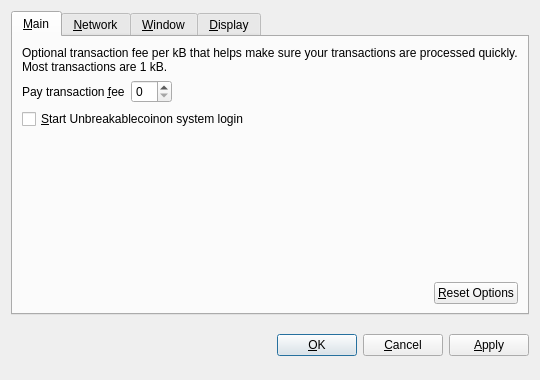
<?xml version="1.0" encoding="UTF-8"?>
<ui version="4.0">
 <class>OptionsDialog</class>
 <widget class="QDialog" name="OptionsDialog">
  <property name="geometry">
   <rect>
    <x>0</x>
    <y>0</y>
    <width>540</width>
    <height>380</height>
   </rect>
  </property>
  <property name="windowTitle">
   <string>Options</string>
  </property>
  <property name="modal">
   <bool>true</bool>
  </property>
  <layout class="QVBoxLayout" name="verticalLayout">
   <item>
    <widget class="QTabWidget" name="tabWidget">
     <property name="tabPosition">
      <enum>QTabWidget::North</enum>
     </property>
     <property name="currentIndex">
      <number>0</number>
     </property>
     <widget class="QWidget" name="tabMain">
      <attribute name="title">
       <string>&amp;Main</string>
      </attribute>
      <layout class="QVBoxLayout" name="verticalLayout_Main">
       <item>
        <widget class="QLabel" name="transactionFeeInfoLabel">
         <property name="text">
          <string>Optional transaction fee per kB that helps make sure your transactions are processed quickly. Most transactions are 1 kB.</string>
         </property>
         <property name="textFormat">
          <enum>Qt::PlainText</enum>
         </property>
         <property name="wordWrap">
          <bool>true</bool>
         </property>
        </widget>
       </item>
       <item>
        <layout class="QHBoxLayout" name="horizontalLayout_1_Main">
         <item>
          <widget class="QLabel" name="transactionFeeLabel">
           <property name="text">
            <string>Pay transaction &amp;fee</string>
           </property>
           <property name="textFormat">
            <enum>Qt::PlainText</enum>
           </property>
           <property name="buddy">
            <cstring>transactionFee</cstring>
           </property>
          </widget>
         </item>
         <item>
          <widget class="BitcoinAmountField" name="transactionFee"/>
         </item>
         <item>
          <spacer name="horizontalSpacer_1_Main">
           <property name="orientation">
            <enum>Qt::Horizontal</enum>
           </property>
           <property name="sizeHint" stdset="0">
            <size>
             <width>40</width>
             <height>20</height>
            </size>
           </property>
          </spacer>
         </item>
        </layout>
       </item>
       <item>
        <widget class="QCheckBox" name="bitcoinAtStartup">
         <property name="toolTip">
          <string>Automatically start Unbreakablecoinafter logging in to the system.</string>
         </property>
         <property name="text">
          <string>&amp;Start Unbreakablecoinon system login</string>
         </property>
        </widget>
       </item>
       <item>
        <spacer name="verticalSpacer_Main">
         <property name="orientation">
          <enum>Qt::Vertical</enum>
         </property>
         <property name="sizeHint" stdset="0">
          <size>
           <width>20</width>
           <height>40</height>
          </size>
         </property>
        </spacer>
       </item>
       <item>
        <layout class="QHBoxLayout" name="horizontalLayout_2_Main">
         <item>
          <spacer name="horizontalSpacer_2_Main">
           <property name="orientation">
            <enum>Qt::Horizontal</enum>
           </property>
           <property name="sizeHint" stdset="0">
            <size>
             <width>40</width>
             <height>20</height>
            </size>
           </property>
          </spacer>
         </item>
         <item>
          <widget class="QPushButton" name="resetButton">
           <property name="toolTip">
            <string>Reset all client options to default.</string>
           </property>
           <property name="text">
            <string>&amp;Reset Options</string>
           </property>
           <property name="autoDefault">
            <bool>false</bool>
           </property>
          </widget>
         </item>
        </layout>
       </item>
      </layout>
     </widget>
     <widget class="QWidget" name="tabNetwork">
      <attribute name="title">
       <string>&amp;Network</string>
      </attribute>
      <layout class="QVBoxLayout" name="verticalLayout_Network">
       <item>
        <widget class="QCheckBox" name="mapPortUpnp">
         <property name="toolTip">
          <string>Automatically open the Bitcoin client port on the router. This only works when your router supports UPnP and it is enabled.</string>
         </property>
         <property name="text">
          <string>Map port using &amp;UPnP</string>
         </property>
        </widget>
       </item>
       <item>
        <widget class="QCheckBox" name="connectSocks">
         <property name="toolTip">
          <string>Connect to the Bitcoin network through a SOCKS proxy (e.g. when connecting through Tor).</string>
         </property>
         <property name="text">
          <string>&amp;Connect through SOCKS proxy:</string>
         </property>
        </widget>
       </item>
       <item>
        <layout class="QHBoxLayout" name="horizontalLayout_Network">
         <item>
          <widget class="QLabel" name="proxyIpLabel">
           <property name="text">
            <string>Proxy &amp;IP:</string>
           </property>
           <property name="textFormat">
            <enum>Qt::PlainText</enum>
           </property>
           <property name="buddy">
            <cstring>proxyIp</cstring>
           </property>
          </widget>
         </item>
         <item>
          <widget class="QValidatedLineEdit" name="proxyIp">
           <property name="maximumSize">
            <size>
             <width>140</width>
             <height>16777215</height>
            </size>
           </property>
           <property name="toolTip">
            <string>IP address of the proxy (e.g. 127.0.0.1)</string>
           </property>
          </widget>
         </item>
         <item>
          <widget class="QLabel" name="proxyPortLabel">
           <property name="text">
            <string>&amp;Port:</string>
           </property>
           <property name="textFormat">
            <enum>Qt::PlainText</enum>
           </property>
           <property name="buddy">
            <cstring>proxyPort</cstring>
           </property>
          </widget>
         </item>
         <item>
          <widget class="QLineEdit" name="proxyPort">
           <property name="maximumSize">
            <size>
             <width>55</width>
             <height>16777215</height>
            </size>
           </property>
           <property name="toolTip">
            <string>Port of the proxy (e.g. 9050)</string>
           </property>
          </widget>
         </item>
         <item>
          <widget class="QLabel" name="socksVersionLabel">
           <property name="text">
            <string>SOCKS &amp;Version:</string>
           </property>
           <property name="textFormat">
            <enum>Qt::PlainText</enum>
           </property>
           <property name="buddy">
            <cstring>socksVersion</cstring>
           </property>
          </widget>
         </item>
         <item>
          <widget class="QValueComboBox" name="socksVersion">
           <property name="toolTip">
            <string>SOCKS version of the proxy (e.g. 5)</string>
           </property>
          </widget>
         </item>
         <item>
          <spacer name="horizontalSpacer_Network">
           <property name="orientation">
            <enum>Qt::Horizontal</enum>
           </property>
           <property name="sizeHint" stdset="0">
            <size>
             <width>40</width>
             <height>20</height>
            </size>
           </property>
          </spacer>
         </item>
        </layout>
       </item>
       <item>
        <spacer name="verticalSpacer_Network">
         <property name="orientation">
          <enum>Qt::Vertical</enum>
         </property>
         <property name="sizeHint" stdset="0">
          <size>
           <width>20</width>
           <height>40</height>
          </size>
         </property>
        </spacer>
       </item>
      </layout>
     </widget>
     <widget class="QWidget" name="tabWindow">
      <attribute name="title">
       <string>&amp;Window</string>
      </attribute>
      <layout class="QVBoxLayout" name="verticalLayout_Window">
       <item>
        <widget class="QCheckBox" name="minimizeToTray">
         <property name="toolTip">
          <string>Show only a tray icon after minimizing the window.</string>
         </property>
         <property name="text">
          <string>&amp;Minimize to the tray instead of the taskbar</string>
         </property>
        </widget>
       </item>
       <item>
        <widget class="QCheckBox" name="minimizeOnClose">
         <property name="toolTip">
          <string>Minimize instead of exit the application when the window is closed. When this option is enabled, the application will be closed only after selecting Quit in the menu.</string>
         </property>
         <property name="text">
          <string>M&amp;inimize on close</string>
         </property>
        </widget>
       </item>
       <item>
        <spacer name="verticalSpacer_Window">
         <property name="orientation">
          <enum>Qt::Vertical</enum>
         </property>
         <property name="sizeHint" stdset="0">
          <size>
           <width>20</width>
           <height>40</height>
          </size>
         </property>
        </spacer>
       </item>
      </layout>
     </widget>
     <widget class="QWidget" name="tabDisplay">
      <attribute name="title">
       <string>&amp;Display</string>
      </attribute>
      <layout class="QVBoxLayout" name="verticalLayout_Display">
       <item>
        <layout class="QHBoxLayout" name="horizontalLayout_1_Display">
         <item>
          <widget class="QLabel" name="langLabel">
           <property name="text">
            <string>User Interface &amp;language:</string>
           </property>
           <property name="textFormat">
            <enum>Qt::PlainText</enum>
           </property>
           <property name="buddy">
            <cstring>lang</cstring>
           </property>
          </widget>
         </item>
         <item>
          <widget class="QValueComboBox" name="lang">
           <property name="toolTip">
            <string>The user interface language can be set here. This setting will take effect after restarting Bitcoin.</string>
           </property>
          </widget>
         </item>
        </layout>
       </item>
       <item>
        <layout class="QHBoxLayout" name="horizontalLayout_2_Display">
         <item>
          <widget class="QLabel" name="unitLabel">
           <property name="text">
            <string>&amp;Unit to show amounts in:</string>
           </property>
           <property name="textFormat">
            <enum>Qt::PlainText</enum>
           </property>
           <property name="buddy">
            <cstring>unit</cstring>
           </property>
          </widget>
         </item>
         <item>
          <widget class="QValueComboBox" name="unit">
           <property name="toolTip">
            <string>Choose the default subdivision unit to show in the interface and when sending coins.</string>
           </property>
          </widget>
         </item>
        </layout>
       </item>
       <item>
        <widget class="QCheckBox" name="displayAddresses">
         <property name="toolTip">
          <string>Whether to show Bitcoin addresses in the transaction list or not.</string>
         </property>
         <property name="text">
          <string>&amp;Display addresses in transaction list</string>
         </property>
        </widget>
       </item>
       <item>
        <spacer name="verticalSpacer_Display">
         <property name="orientation">
          <enum>Qt::Vertical</enum>
         </property>
         <property name="sizeHint" stdset="0">
          <size>
           <width>20</width>
           <height>40</height>
          </size>
         </property>
        </spacer>
       </item>
      </layout>
     </widget>
    </widget>
   </item>
   <item>
    <layout class="QHBoxLayout" name="horizontalLayout_Buttons">
     <item>
      <spacer name="horizontalSpacer_1">
       <property name="orientation">
        <enum>Qt::Horizontal</enum>
       </property>
       <property name="sizeHint" stdset="0">
        <size>
         <width>40</width>
         <height>48</height>
        </size>
       </property>
      </spacer>
     </item>
     <item>
      <widget class="QLabel" name="statusLabel">
       <property name="font">
        <font>
         <weight>75</weight>
         <bold>true</bold>
        </font>
       </property>
       <property name="text">
        <string/>
       </property>
       <property name="textFormat">
        <enum>Qt::PlainText</enum>
       </property>
       <property name="wordWrap">
        <bool>true</bool>
       </property>
      </widget>
     </item>
     <item>
      <spacer name="horizontalSpacer_2">
       <property name="orientation">
        <enum>Qt::Horizontal</enum>
       </property>
       <property name="sizeHint" stdset="0">
        <size>
         <width>40</width>
         <height>48</height>
        </size>
       </property>
      </spacer>
     </item>
     <item>
      <widget class="QPushButton" name="okButton">
       <property name="text">
        <string>&amp;OK</string>
       </property>
      </widget>
     </item>
     <item>
      <widget class="QPushButton" name="cancelButton">
       <property name="text">
        <string>&amp;Cancel</string>
       </property>
       <property name="autoDefault">
        <bool>false</bool>
       </property>
      </widget>
     </item>
     <item>
      <widget class="QPushButton" name="applyButton">
       <property name="text">
        <string>&amp;Apply</string>
       </property>
       <property name="autoDefault">
        <bool>false</bool>
       </property>
      </widget>
     </item>
    </layout>
   </item>
  </layout>
 </widget>
 <customwidgets>
  <customwidget>
   <class>BitcoinAmountField</class>
   <extends>QSpinBox</extends>
   <header>bitcoinamountfield.h</header>
  </customwidget>
  <customwidget>
   <class>QValueComboBox</class>
   <extends>QComboBox</extends>
   <header>qvaluecombobox.h</header>
  </customwidget>
  <customwidget>
   <class>QValidatedLineEdit</class>
   <extends>QLineEdit</extends>
   <header>qvalidatedlineedit.h</header>
  </customwidget>
 </customwidgets>
 <resources/>
 <connections/>
</ui>
